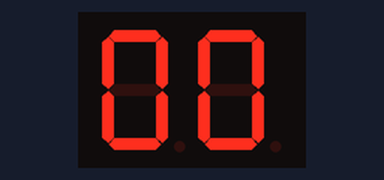
A sketch run on a simulated Arduino Uno, built with avr-gcc and run on an emulated ATmega328P. Shown: 2-digit seven-segment display. Wiring (inferred from the names in the program): 2-digit 7-segment display, segments lit when HIGH: segments pin 2, pin 3, pin 4, pin 5, pin 6, pin 7, pin 8; digit selects pin 9, pin 10. The segment pins are drawn as the display they are named for.

Above: at 0.2 s.
At 2.2 s:
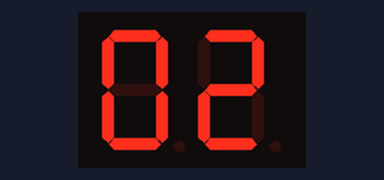
At 8.2 s:
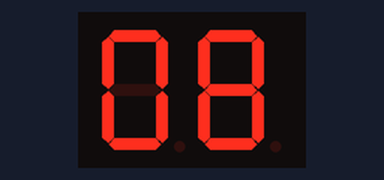
At 16.3 s:
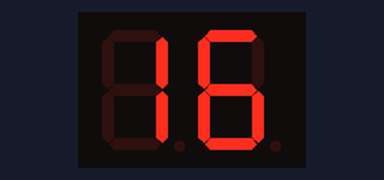
At 28.3 s:
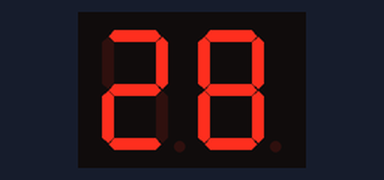
At 38.4 s:
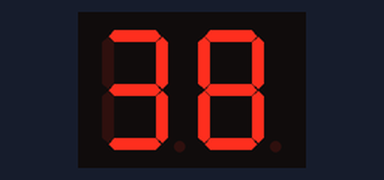

Measured:
- what the display in image 0 shows lasts 1.1 s, from 0.1 s to 1.2 s
- what the display in image 2 shows lasts 1.0 s, from 8.2 s to 9.2 s

The sketch:

2_digit_counter_display.ino
```cpp
int left_display = 9;
int right_display = 10;
int segment_pins[] = {2,3,4,5,6,7,8};
int digits[10][7] = {
  {1,1,1,1,1,1,0},
  {0,1,1,0,0,0,0},
  {1,1,0,1,1,0,1},
  {1,1,1,1,0,0,1},
  {0,1,1,0,0,1,1},
  {1,0,1,1,0,1,1},
  {1,0,1,1,1,1,1},
  {1,1,1,0,0,0,0},
  {1,1,1,1,1,1,1},
  {1,1,1,1,0,1,1}
};
int count = 0;
unsigned long last_update = 0;
unsigned long last_refresh = 0;
int current_digit = 0;
void setup() {
  for(int i=0;i<7;i++)
  {
    pinMode(segment_pins[i],OUTPUT);
  }
  pinMode(left_display,OUTPUT);
  pinMode(right_display,OUTPUT);
}

void clear_display()
{
  digitalWrite(left_display,LOW);
  digitalWrite(right_display,LOW);
}

void display_digit(int num, int digit_pin)
{
  clear_display();
  delayMicroseconds(100);
  for(int i=0;i<7;i++)
  {
    digitalWrite(segment_pins[i],digits[num][i]);
  }
  digitalWrite(digit_pin,HIGH);
}

void loop() {
  unsigned long current_time = millis();
    delay(40);
    if(current_digit == 0)
    {
      display_digit(count/10, right_display);
      current_digit = 1;
    }
    else
    {
      display_digit(count%10, left_display);
      current_digit = 0;
    }

  if(current_time - last_update >= 1000)
  {
    count = (count+1)%100;
    last_update = current_time;
  }
}
```
